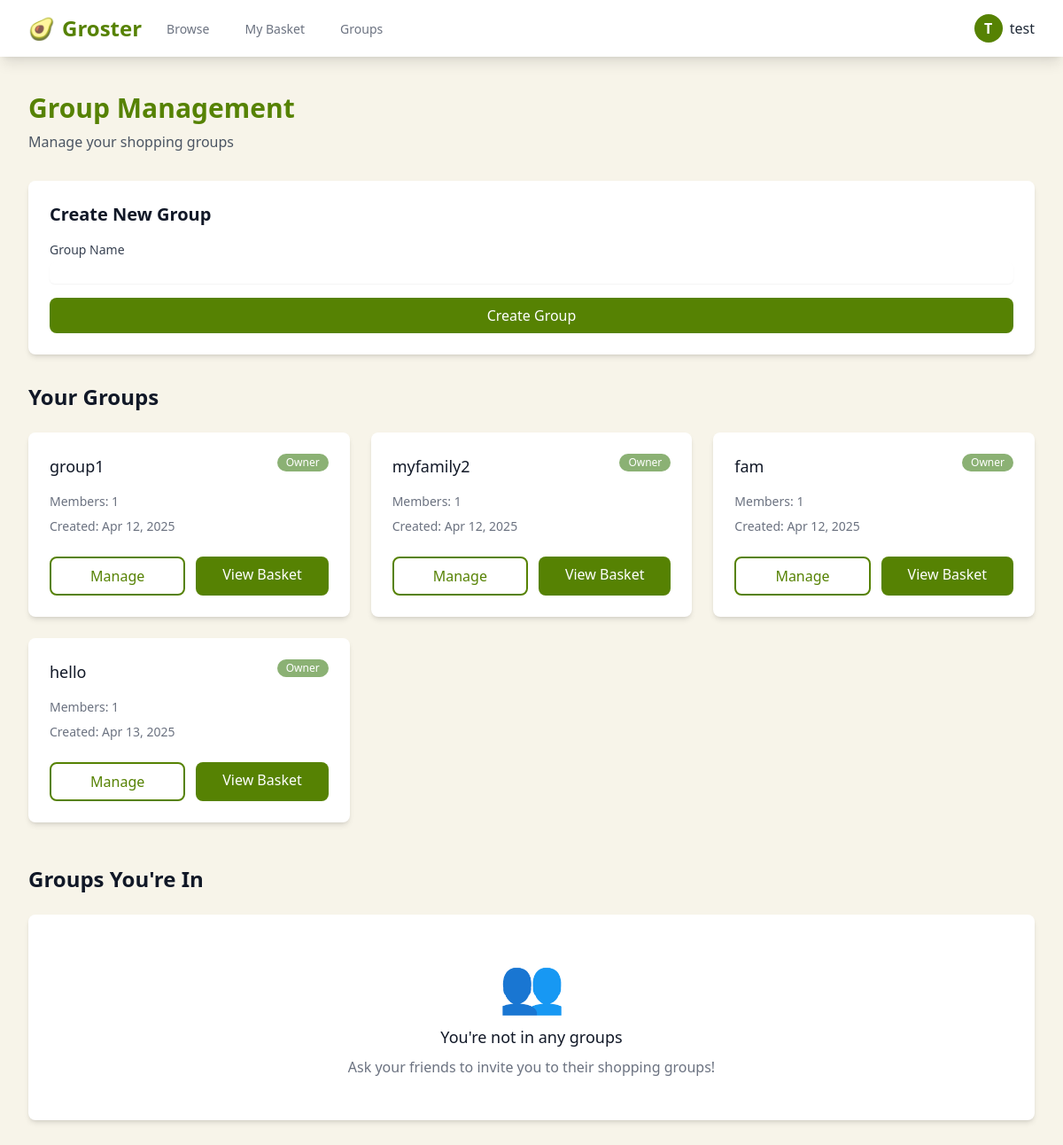
/groups/ (signed in), run on an earlier commit of the app's database.
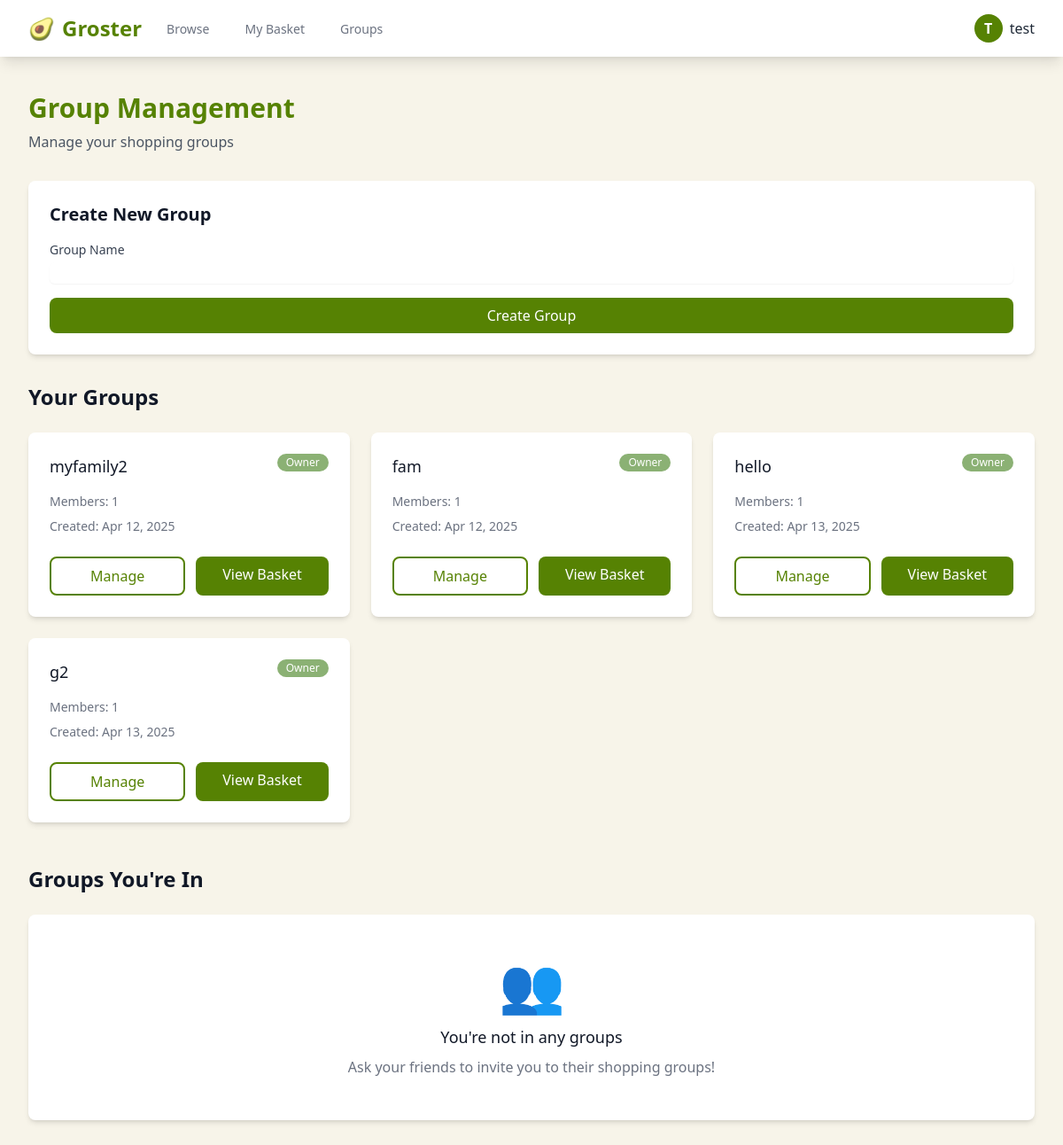
And on a later commit of the database.
### grocery/models.py (models this page shows, shortened)
class Group(models.Model):
    name = models.CharField(max_length=200)
    created_by = models.ForeignKey(User, on_delete=models.CASCADE)
    members = models.ManyToManyField(User, through='GroupMembership', related_name='custom_groups')
    created_at = models.DateTimeField(auto_now_add=True)

### grocery/views.py (the view)
# urls.py: path('groups/', views.group_list, name='group_list'),
@login_required
def group_list(request):
    owned_groups = Group.objects.filter(created_by=request.user)
    member_groups = Group.objects.filter(members=request.user).exclude(created_by=request.user)
    return render(request, 'group_management.html', {
        'owned_groups': owned_groups,
        'member_groups': member_groups
    })

### grocery/templates/group_management.html (shortened to what the changed rows need)
{% extends 'base.html' %}
{% block content %}
<div class="max-w-7xl mx-auto px-4 sm:px-6 lg:px-8">
    <div class="mb-8">
        <h1 class="text-3xl font-bold text-avocado">Group Management</h1>
    </div>
    <div class="bg-white rounded-lg shadow-md p-6 mb-8">
        <h2 class="text-xl font-semibold text-gray-900 mb-4">Create New Group</h2>
    </div>
    <div class="mb-12">
        <h2 class="text-2xl font-semibold text-gray-900 mb-6">Your Groups</h2>
        {% if owned_groups %}
            <div class="grid gap-6 md:grid-cols-2 lg:grid-cols-3">
                {% for group in owned_groups %}
                    <div class="bg-white rounded-lg shadow-md overflow-hidden">
                        <div class="p-6">
                            <div class="flex justify-between items-start mb-4">
                                <h3 class="text-lg font-medium text-gray-900">{{ group.name }}</h3>
                                <span class="inline-flex items-center px-2.5 py-0.5 rounded-full text-xs font-medium bg-avocado-light text-white">
                                    Owner
                                </span>
                            </div>
                            <div class="space-y-2 mb-6">
                                <p class="text-sm text-gray-500">Members: {{ group.members.count }}</p>
                                <p class="text-sm text-gray-500">Created: {{ group.created_at|date:"M d, Y" }}</p>
                            </div>
                            <div class="flex space-x-3">
                                <a href="{% url 'group_detail' group.id %}"
                                   class="flex-1 bg-white text-avocado border-2 border-avocado py-2 px-4 rounded-lg hover:bg-avocado hover:text-white transition-colors text-center">
                                    Manage
                                </a>
                                <a href="{% url 'basket_view' %}?group_id={{ group.id }}"
                                   class="flex-1 bg-avocado text-white py-2 px-4 rounded-lg hover:bg-avocado-dark transition-colors text-center">
                                    View Basket
                                </a>
                            </div>
                        </div>
                    </div>
                {% endfor %}
            </div>
        {% endif %}
    </div>
    <div>
        <h2 class="text-2xl font-semibold text-gray-900 mb-6">Groups You're In</h2>
    </div>
</div>
{% endblock %}

What changed in the data, as far as the page shows it:
removed Group: name "group1", members.count "1", created_at "Apr 12, 2025"
added Group: name "g2", members.count "1", created_at "Apr 13, 2025"
